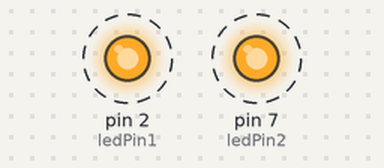
Bench run of a sketch on a simulated Arduino Uno, built with avr-gcc and run on an emulated ATmega328P. Shown: output pins drawn as LEDs (lit = HIGH). Dashed ring = blinking.

Above: at 0.5 s.
Timing chart, 0 to 4.6 s (numbered marks = the images above):
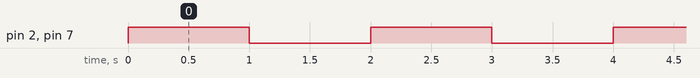

Measured:
- by itself, pin 2 (ledPin1), pin 7 (ledPin2): alternates HIGH for 1.0 s and LOW for 1.0 s

The sketch:

individual_LED_sketch.ino
```cpp
// Define LED pins
const int ledPin1 = 2;
const int ledPin2 = 7;

void setup() {
  // Initialize the LED pins as outputs
  pinMode(ledPin1, OUTPUT);
  pinMode(ledPin2, OUTPUT);
}

void loop() {
  // Turn the LEDs on
  digitalWrite(ledPin1, HIGH);
  digitalWrite(ledPin2, HIGH);

  // Wait for 1 second (1000 milliseconds)
  delay(1000);

  // Turn the LEDs off
  digitalWrite(ledPin1, LOW);
  digitalWrite(ledPin2, LOW);

  // Wait for 1 second
  delay(1000);
}
```
